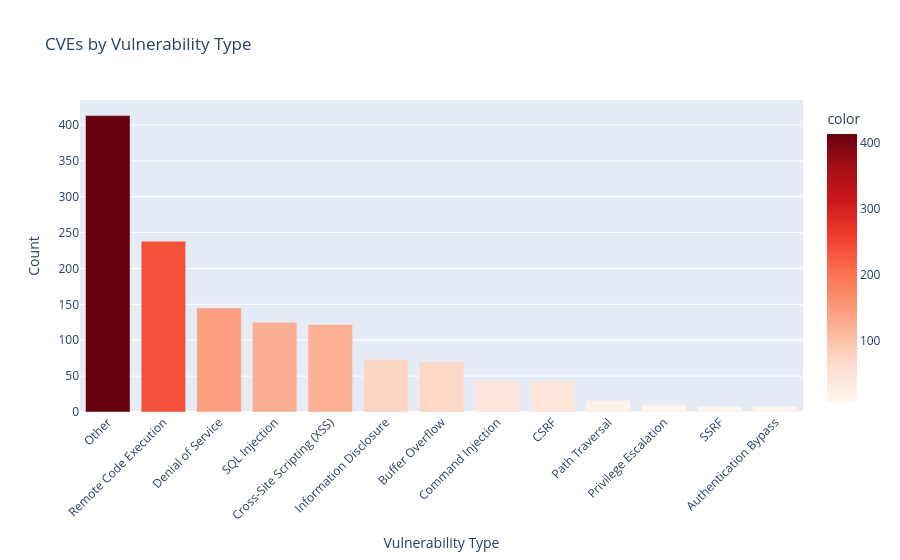

The code cell stored with this chart in its notebook:
### Markdown cell above
## 3. Vulnerability Type Analysis

### Code cell
# Classify vulnerability types from descriptions
df['Vulnerability_Type'] = df['Description'].apply(classify_vulnerability_type)

vuln_counts = df['Vulnerability_Type'].value_counts()
print("Vulnerability Type Distribution:")
for vtype, count in vuln_counts.items():
    print(f"  {vtype}: {count} ({count/len(df)*100:.1f}%)")

# Bar chart
fig = px.bar(x=vuln_counts.index, y=vuln_counts.values,
             labels={'x': 'Vulnerability Type', 'y': 'Count'},
             title='CVEs by Vulnerability Type',
             color=vuln_counts.values,
             color_continuous_scale='Reds')
fig.update_layout(xaxis_tickangle=-45, showlegend=False)
fig.show()

### Figure 1 — Plotly figure (JSON) as saved in the notebook; plotly's stock layout.template omitted (floating-point values rounded to 4 significant figures)
{"data": [{"hovertemplate": "Vulnerability Type=%{x}<br>Count=%{y}<br>color=%{marker.color}<extra></extra>", "legendgroup": "", "marker": {"color": [413, 238, 145, 125, 122, 73, 70, 43, 43, 16, 10, 8, 8], "coloraxis": "coloraxis", "pattern": {"shape": ""}}, "name": "", "orientation": "v", "showlegend": false, "textposition": "auto", "type": "bar", "x": ["Other", "Remote Code Execution", "Denial of Service", "SQL Injection", "Cross-Site Scripting (XSS)", "Information Disclosure", "Buffer Overflow", "Command Injection", "CSRF", "Path Traversal", "Privilege Escalation", "SSRF", "Authentication Bypass"], "xaxis": "x", "y": [413, 238, 145, 125, 122, 73, 70, 43, 43, 16, 10, 8, 8], "yaxis": "y"}], "layout": {"barmode": "relative", "coloraxis": {"colorbar": {"title": {"text": "color"}}, "colorscale": [[0, "rgb(255,245,240)"], [0.125, "rgb(254,224,210)"], [0.25, "rgb(252,187,161)"], [0.375, "rgb(252,146,114)"], [0.5, "rgb(251,106,74)"], [0.625, "rgb(239,59,44)"], [0.75, "rgb(203,24,29)"], [0.875, "rgb(165,15,21)"], [1, "rgb(103,0,13)"]]}, "legend": {"tracegroupgap": 0}, "showlegend": false, "title": {"text": "CVEs by Vulnerability Type"}, "xaxis": {"anchor": "y", "domain": [0, 1], "tickangle": -45, "title": {"text": "Vulnerability Type"}}, "yaxis": {"anchor": "x", "domain": [0, 1], "title": {"text": "Count"}}}}
